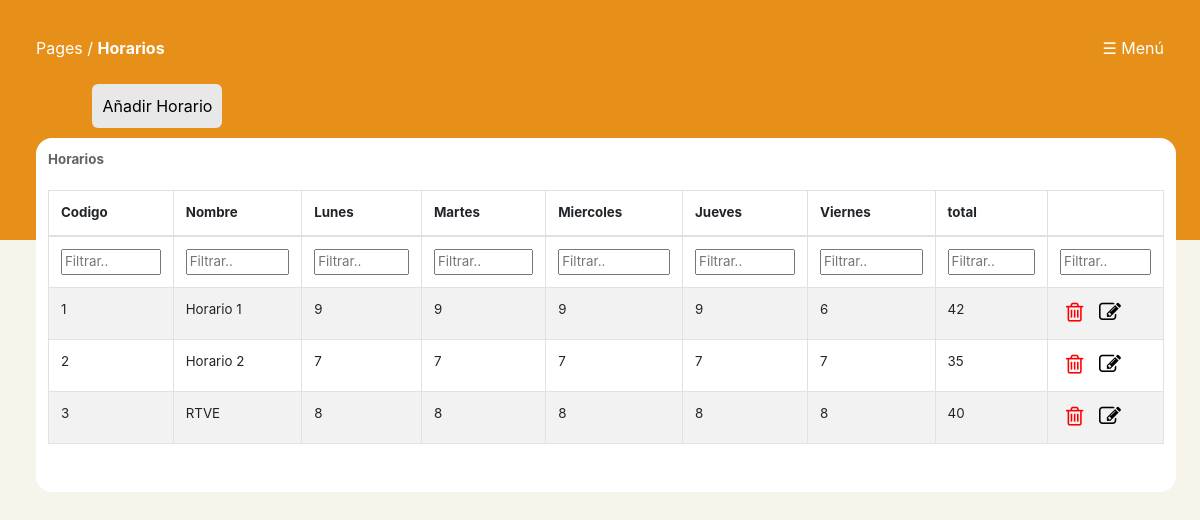
Page /schedules/horarios.php on the committed database.
### tables this page shows
CREATE TABLE `schedules` (
  `id` bigint unsigned NOT NULL AUTO_INCREMENT,
  `name` varchar(255) NOT NULL,
  `L` int NOT NULL,
  `M` int NOT NULL,
  `X` int NOT NULL,
  `J` int NOT NULL,
  `V` int NOT NULL,
  `total` int NOT NULL,
  `created_at` timestamp NULL DEFAULT NULL,
  `updated_at` timestamp NULL DEFAULT NULL,
  PRIMARY KEY (`id`)
);

### schedules/horarios.php (the view, shortened to what this page needs)
<?php
include("../include/bbddconexion.php");
if (!$conn) {
    die("Conexion fallida:" . mysqli_connect_error());
} else {
    $query = "select id, name, L, M, X, J, V, total from schedules ;";
    $consulta = mysqli_query($conn, $query) or die("Fallo en la consulta");
    $num_filas = mysqli_num_rows($consulta);
    if ($consulta) {
        echo '<!DOCTYPE html>
        <html lang="es">
        <head>
        <meta content="initial-scale=1,
        maximum-scale=1, user-scalable=0"
        name="viewport" />
        <meta name="viewport"
        content="width=device-width" />
        <title>BaumControl</title>
            <link rel="shortcut icon" href="../img/favicon.png">
        <link rel="stylesheet" href="../css/nav-bar.css">
        <script type="text/javascript">
    function confirmDelete(){
        var resp = confirm("¿Desea eliminarlo?");
        if ($resp == true){
            return true;
        }
        else{
            return false;
        }
    }
</script>';
        include("../include/tabla.php");
        include("../include/tabla2.php");
        include("../include/menu.php");
        echo '</head>
        <body>
        <div class="fondo_naranja">
        <div class="nav-bar">
        <span>Pages / <b>Horarios</b></span>
        ';
        include("../template/menu.php");
        echo ' <br><br><div class="medio">
                <nav class="medio_ajuste">
                    <a class="item_a" href="./add_horarios.php">
                        <div class="items">
                            <span class="item_span"> Añadir Horario </span>
                        </div>
                    </a>
                </nav>
            </div><br>
        </div>
        <div class="tabla_estilo">
        <span>Horarios</span><br><br>
        <table class="records_list table table-striped table-bordered table-hover" id="mydatatable">
                        <thead>
                            <tr>
                                <th>Codigo</th>
                                <th>Nombre</th>
                                <th>Lunes</th>
                                <th>Martes</th>
                                <th>Miercoles</th>
                                <th>Jueves</th>
                                <th>Viernes</th>
                                <th>total</th>
                                <th></th>
                            </tr>
                            </thead>
                            <tfoot>
                <tr>
                    <th>Filter..</th>
                    <th>Filter..</th>
                    <th>Filter..</th>
                    <th>Filter..</th>
                    <th>Filter..</th>
                    <th>Filter..</th>
                    <th>Filter..</th>
                    <th>Filter..</th>
                    <th>Filter..</th>
                </tr>
            </tfoot>
                            <tbody>';
                            for ($i = 0; $i < $num_filas; $i++) {
                                $resultado = mysqli_fetch_array($consulta);
                                print "<tr><td>" . trim($resultado['id']) . " </td><td> " . trim($resultado['name']) . "</td><td>" . $resultado['L'] . "</td><td>" . $resultado['M'] . "</td><td>" . $resultado['X'] . "</td><td>" . $resultado['J'] . "</td><td>" . $resultado['V'] . "</td><td>" . $resultado['total'] . "</td><td><form action='horarios_conf.php' method='GET'>
                                <button class='no_boton2' name='delete' onclick='return confirmDelete()' title='Borrar' >
                            <i class='fa fa-trash-o' style='font-size:22px;color:red'></i>
                            </button>
                            <button name='edit' class='no_boton2' title='Editar'>
                            <i class='fa fa-edit' style='font-size:22px;color:black'></i>
                            </button>
                                    <input type='hidden' name='id_schedules' value='" . $resultado['id'] . "'></td></form></tr>";
                            }
                            echo '
                    </tbody>
                </table><br>
            </div>
        </div>
        <script>
        /* Initialization of datatables */
        $(document).ready(function () {
            $("table.display").DataTable();
        });
    </script>
    </body>
</html>
        ';
    }
    else {
        echo "<script language='javascript'>
            alert('¡¡ Error al añadir las horas!!');
            window.location.replace('./horas.php');
            </script>";
    }
}
?>

### css/nav-bar.css (style rules this page uses)
* { margin: 0; }
.nav-bar { color: white; padding: 3%; }
.medio { width: 100%; }
.medio_ajuste { width: 90%; margin-left: 5%; margin-right: 5%; }
.items { width:auto; float: left; background-color: rgb(233, 232, 232); margin-right: 6%; border-radius: 6px; padding: 1%; margin-bottom: 1%; cursor: pointer; }
.item_a { text-decoration: none; color: black; }

### css/tabla.css (style rules this page uses)
.tabla_estilo { width: 95%; margin-left: 3%; margin-top: -1%; border-radius: 5px; padding: 1%; border-radius: 1rem; overflow-x:scroll; max-height: 80vh; background-color: white; font-size: 10pt; display: table; }
.fondo_naranja { background-color: #e69019; max-height:30vh; }
* { margin: 0; }
body { background-color: #dfdada; }
.tabla_estilo span { font-weight: 700; color: #636363; }
a { text-decoration: none; }

### css/menu.css (style rules this page uses)
.items { width: auto; float: left; background-color: rgb(233, 232, 232); margin-right: 6%; border-radius: 6px; padding: 1%; }
.item_a { text-decoration: none; color: black; }
.no_boton2 { background-color: unset; border: none; cursor: pointer; }

### include/tabla2.php (style rules this page uses)
#mydatatable tfoot { display: table-header-group !important; }

### rows in the picture
schedules: id "1", name "Horario 1", L "9", M "9", X "9", J "9", V "6", total "42"
schedules: id "2", name "Horario 2", L "7", M "7", X "7", J "7", V "7", total "35"
schedules: id "3", name "RTVE", L "8", M "8", X "8", J "8", V "8", total "40"
